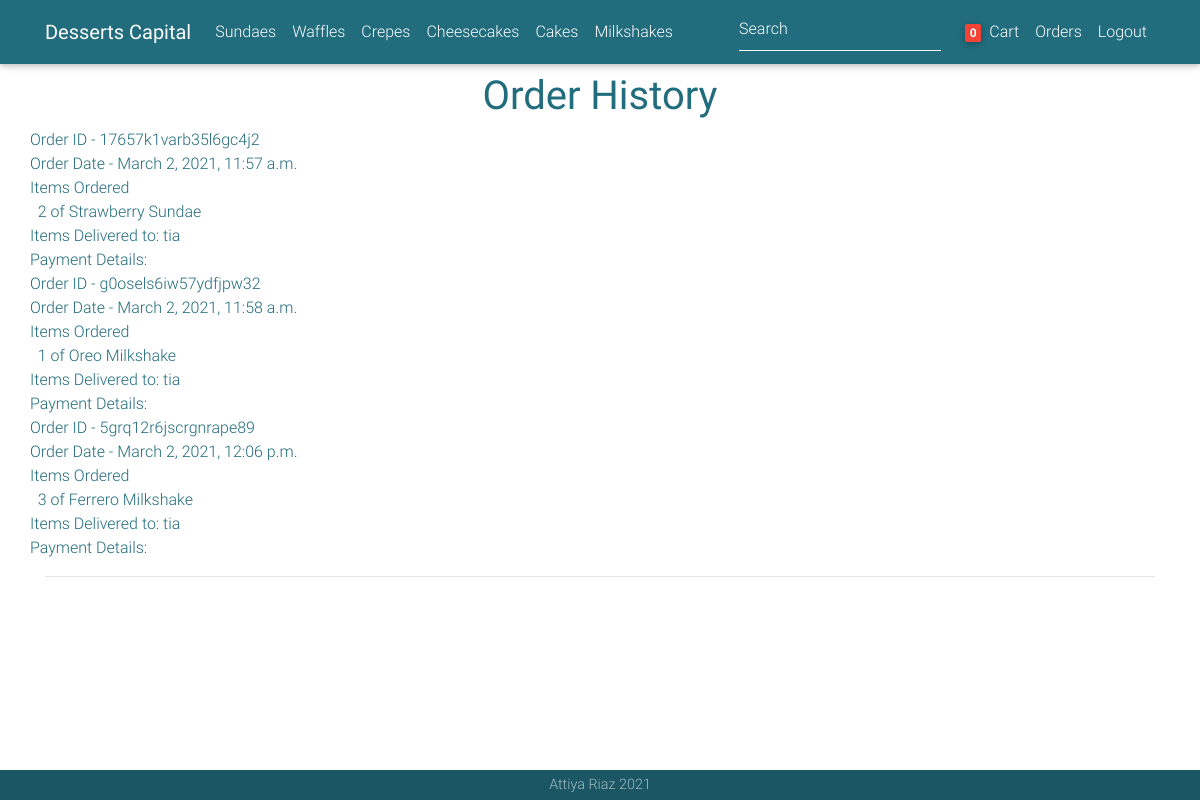
Page /order-history/ (signed in) on the committed database.
### order/models.py (models this page shows, shortened)
class Order(models.Model):
    user = models.ForeignKey(User_Model, on_delete=models.CASCADE)
    orderid = models.CharField(max_length=20, blank=True, null=True)
    products = models.ManyToManyField(OrderProduct)
    ordered_date = models.DateTimeField()
    ordered = models.BooleanField(default=False)
    delivery_address = models.ForeignKey(Address, related_name='delivery_address', on_delete=models.CASCADE,
                                         blank=True, null=True)
    payment = models.ForeignKey(
        Payment, on_delete=models.CASCADE, blank=True, null=True)
    being_delivered = models.BooleanField(default=False)
    received = models.BooleanField(default=False)

class OrderProduct(models.Model):
    user = models.ForeignKey(User_Model, on_delete=models.CASCADE)
    ordered = models.BooleanField(default=False)
    product = models.ForeignKey(Product, on_delete=models.CASCADE)
    qty = models.IntegerField(default=1, blank=True, null=True)
    def __str__(self):
        return f"{self.qty} of {self.product.title}"

class Address(models.Model):
    user = models.ForeignKey(User_Model, on_delete=models.CASCADE)
    street_address = models.CharField(max_length=100, null=True, blank=True)
    apartment_address = models.CharField(max_length=100, null=True, blank=True)
    country = CountryField(multiple=False, blank=True, null=True)
    post_code = models.CharField(max_length=10, blank=True, null=True)
    default = models.BooleanField(default=False)
    class Meta:
        verbose_name_plural = 'Addresses'
    def __str__(self):
        return self.user.username

### products/models.py (models this page shows, shortened)
class Product(models.Model):
    title = models.CharField(max_length=100, blank=True, null=True)
    description = models.TextField(max_length=500, blank=True, null=True)
    image = models.ImageField()
    price = models.FloatField(default=0.00, blank=True, null=True)
    slug = models.SlugField(blank=True, null=True)
    category = models.CharField(choices=CATEGORY_CHOICES, max_length=2)

### order/views.py (the view)
# urls.py: path("order-history/", OrderHistory, name="order_history"),
def OrderHistory(request):
    orders = Order.objects.filter(user=request.user)
    return render(request, "order_history.html", {"orders": orders})

### cart/templatetags/cart_tags.py (called while the page is built)
@register.filter
def cart_item_count(user):
    if user.is_authenticated:
        queryset = Order.objects.filter(user=user, ordered=False)
        if queryset.exists():
            return queryset[0].products.count()
    return 0

### order/templates/order_history.html (shortened to what this page needs)
{% extends "base.html" %}
{% load static %}
{% block content %}
    <div class="container">
      <h1 align="center"><b>Order History</b></h1>
      <div class="row">
        {% for order in orders %}
          {% if order.orderid %}
            Order ID - {{ order.orderid }}<br>
            Order Date - {{ order.ordered_date }}<br>
            Items Ordered<br>
                {% for product in order.products.all %}
                  &nbsp;&nbsp;{{ product }}<br>
        {% endfor %}
            Items Delivered to:
                {{ order.delivery_address }}<br>
            Payment Details:
          <br>
          {% endif %}
        {% endfor %}
      </div>
      <hr>
    </div>
{% endblock content %}

### templates/base.html (shortened to what this page needs)
{% load static %}
{% load cart_tags %}
<!DOCTYPE html>
<html lang="en">
<head>
  <link href="https://maxcdn.bootstrapcdn.com/font-awesome/4.2.0/css/font-awesome.min.css" rel="stylesheet">
  <link  href="https://use.fontawesome.com/releases/v5.8.1/css/all.css" rel="stylesheet">
  <link href="{% static 'css/bootstrap.min.css' %}" rel="stylesheet">
  <link href="{% static 'css/mdb.min.css' %}" rel="stylesheet">
  <link href="{% static 'css/style.min.css' %}" rel="stylesheet">
</head>
<nav class="navbar fixed-top navbar-expand-lg navbar-dark mdb-color lighten-3 scrolling-navbar">
    <div class="container">
      <a class="navbar-brand waves-effect" href="/">
        <strong class="white-text">Desserts Capital</strong>
      </a>
      <div class="collapse navbar-collapse" id="navbarSupportedContent">
      <div class="collapse navbar-collapse" id="basicExampleNav">
          <ul class="navbar-nav mr-auto">
            <li class="nav-item">
              <a class="nav-link" href="/category/SN">Sundaes</a>
            </li>
            <li class="nav-item">
              <a class="nav-link" href="/category/WF">Waffles</a>
            </li>
            <li class="nav-item">
              <a class="nav-link" href="/category/CP">Crepes</a>
            </li>
            <li class="nav-item">
              <a class="nav-link" href="/category/CK">Cheesecakes</a>
            </li>
            <li class="nav-item">
              <a class="nav-link" href="/category/CS">Cakes</a>
            </li>
              <li class="nav-item">
              <a class="nav-link" href="/category/MK">Milkshakes</a>
            </li>
            </ul>
          <form action="{% url 'search' %}" method="POST" class="form-inline">{% csrf_token %}
            <div class="md-form my-0">
              <input class="form-control mr-sm-2" type="text" name="search" placeholder="Search" aria-label="Search">
            </div>
          </form>
        </div>
        <ul class="navbar-nav">
          {% if request.user.is_authenticated %}
          <li class="nav-item">
            <a href="{% url 'order-summary' %}" class="nav-link">
              <span class="badge red z-depth-1 mr-1"> {{ request.user|cart_item_count }} </span>
              Cart
            </a>
          </li>
            <li class="nav-item">
            <a class="nav-link" href="{% url 'order_history' %}">
              Orders
            </a>
          </li>
          <li class="nav-item">
            <a class="nav-link" href="{% url 'account_logout' %}">
              Logout
            </a>
          </li>
          {% endif %}
        </ul>
      </div>
    </div>
  </nav>
<body>
    <div class="mt-4 pt-5">
    </div>
    {% block content %}
    {% endblock content %}
<footer class="page-footer text-center font-small wow fadeIn mdb-color lighten-3 fixed-bottom" >
    <div class="footer-copyright py-1">Attiya Riaz 2021
    </div>
  </footer>
</body>
</html>

### templates/base.html (style rules this page uses)
html, body, header, .carousel { height: 60vh; }

### rows in the picture
Order: orderid "17657k1varb35l6gc4j2", ordered_date "March 2, 2021, 11:57 a.m.", delivery_address "tia"
OrderProduct: qty+product "2 of Strawberry Sundae"
Order: orderid "g0osels6iw57ydfjpw32", ordered_date "March 2, 2021, 11:58 a.m.", delivery_address "tia"
OrderProduct: qty+product "1 of Oreo Milkshake"
Order: orderid "5grq12r6jscrgnrape89", ordered_date "March 2, 2021, 12:06 p.m.", delivery_address "tia"
OrderProduct: qty+product "3 of Ferrero Milkshake"

### other values in the picture
{{ request.user|cart_item_count }} "0"
